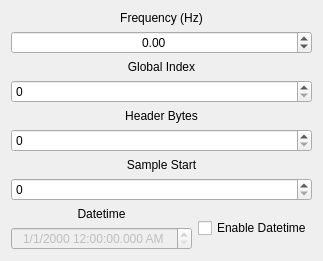
            <widget class="QWidget" name="capturesCoreTab">
             <attribute name="title">
              <string>Core</string>
             </attribute>
             <layout class="QVBoxLayout" name="verticalLayout_2">
              <item>
               <layout class="QVBoxLayout" name="verticalLayout_24">
                <item>
                 <widget class="QLabel" name="frequencyLabel">
                  <property name="text">
                   <string>Frequency (Hz)</string>
                  </property>
                  <property name="alignment">
                   <set>Qt::AlignBottom|Qt::AlignHCenter</set>
                  </property>
                 </widget>
                </item>
                <item>
                 <widget class="QDoubleSpinBox" name="frequencyDoubleSpinBox">
                  <property name="alignment">
                   <set>Qt::AlignCenter</set>
                  </property>
                  <property name="minimum">
                   <double>-1000000000000.000000000000000</double>
                  </property>
                  <property name="maximum">
                   <double>1000000000000.000000000000000</double>
                  </property>
                  <property name="singleStep">
                   <double>1000.000000000000000</double>
                  </property>
                 </widget>
                </item>
                <item>
                 <widget class="QLabel" name="globalIndexLabel">
                  <property name="text">
                   <string>Global Index</string>
                  </property>
                  <property name="alignment">
                   <set>Qt::AlignBottom|Qt::AlignHCenter</set>
                  </property>
                 </widget>
                </item>
                <item>
                 <widget class="QSpinBox" name="globalIdxSpinBox">
                  <property name="maximum">
                   <number>1000000000</number>
                  </property>
                 </widget>
                </item>
                <item>
                 <widget class="QLabel" name="headerBytesLabel">
                  <property name="text">
                   <string>Header Bytes</string>
                  </property>
                  <property name="alignment">
                   <set>Qt::AlignBottom|Qt::AlignHCenter</set>
                  </property>
                 </widget>
                </item>
                <item>
                 <widget class="QSpinBox" name="headerBytesSpinBox">
                  <property name="maximum">
                   <number>1000000000</number>
                  </property>
                 </widget>
                </item>
                <item>
                 <widget class="QLabel" name="sampleStartLabel">
                  <property name="text">
                   <string>Sample Start</string>
                  </property>
                  <property name="alignment">
                   <set>Qt::AlignBottom|Qt::AlignHCenter</set>
                  </property>
                 </widget>
                </item>
                <item>
                 <widget class="QSpinBox" name="sampStartSpinBox">
                  <property name="maximum">
                   <number>1000000000</number>
                  </property>
                 </widget>
                </item>
                <item>
                 <layout class="QHBoxLayout" name="horizontalLayout_2">
                  <item>
                   <layout class="QVBoxLayout" name="verticalLayout_11">
                    <item>
                     <widget class="QLabel" name="datetimeLabel">
                      <property name="text">
                       <string>Datetime</string>
                      </property>
                      <property name="alignment">
                       <set>Qt::AlignBottom|Qt::AlignHCenter</set>
                      </property>
                     </widget>
                    </item>
                    <item>
                     <widget class="QDateTimeEdit" name="dateTimeEdit">
                      <property name="enabled">
                       <bool>false</bool>
                      </property>
                      <property name="alignment">
                       <set>Qt::AlignCenter</set>
                      </property>
                      <property name="currentSection">
                       <enum>QDateTimeEdit::MonthSection</enum>
                      </property>
                      <property name="displayFormat">
                       <string>M/d/yyyy h:mm:ss.zzz AP</string>
                      </property>
                      <property name="timeSpec">
                       <enum>Qt::UTC</enum>
                      </property>
                     </widget>
                    </item>
                   </layout>
                  </item>
                  <item>
                   <widget class="QCheckBox" name="datetimeCheckBox">
                    <property name="text">
                     <string>Enable Datetime</string>
                    </property>
                   </widget>
                  </item>
                 </layout>
                </item>
               </layout>
              </item>
             </layout>
            </widget>
